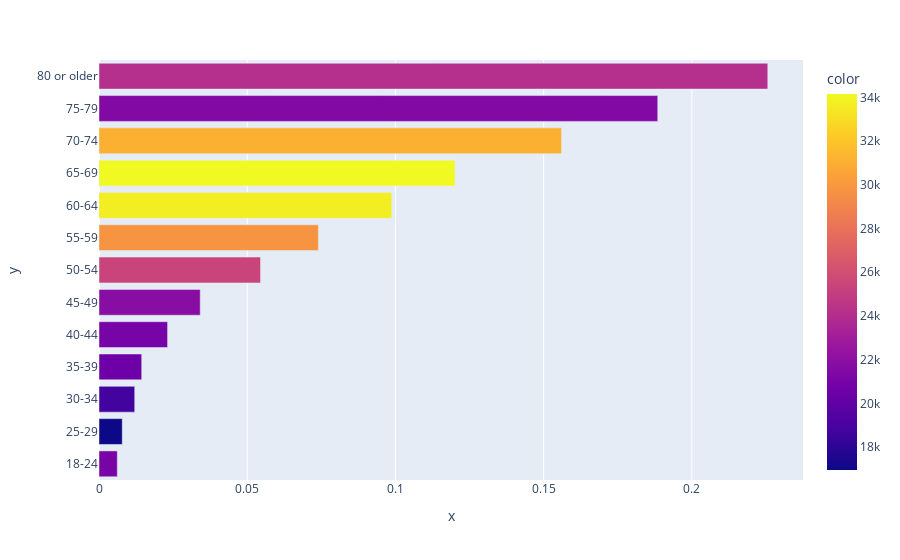

Source (notebook cell):
### Code cell
A1=list(data.groupby('AgeCategory').groups.keys())
B1=[]
C1=[]
for p in A1:
    x=data.loc[(data['AgeCategory']==p),:].loc[data['HeartDisease']=='Yes'].count()['HeartDisease']
    y=data.loc[(data['AgeCategory']==p),].count()['HeartDisease']
    B1+=[x/y]
    C1+=[y]
px.bar(x=B1,y=A1,color=C1)

### Figure 1 — Plotly figure (JSON) as saved in the notebook; plotly's stock layout.template omitted (floating-point values rounded to 4 significant figures)
{"data": [{"hovertemplate": "x=%{x}<br>y=%{y}<br>color=%{marker.color}<extra></extra>", "legendgroup": "", "marker": {"color": [21064, 16955, 18753, 20550, 21006, 21791, 25382, 29757, 33686, 34151, 31065, 21482, 24153], "coloraxis": "coloraxis", "pattern": {"shape": ""}}, "name": "", "orientation": "h", "showlegend": false, "textposition": "auto", "type": "bar", "x": [0.006172, 0.007844, 0.01205, 0.0144, 0.02314, 0.03414, 0.05449, 0.074, 0.09877, 0.1201, 0.156, 0.1885, 0.2256], "xaxis": "x", "y": ["18-24", "25-29", "30-34", "35-39", "40-44", "45-49", "50-54", "55-59", "60-64", "65-69", "70-74", "75-79", "80 or older"], "yaxis": "y"}], "layout": {"barmode": "relative", "coloraxis": {"colorbar": {"title": {"text": "color"}}, "colorscale": [[0, "#0d0887"], [0.1111, "#46039f"], [0.2222, "#7201a8"], [0.3333, "#9c179e"], [0.4444, "#bd3786"], [0.5556, "#d8576b"], [0.6667, "#ed7953"], [0.7778, "#fb9f3a"], [0.8889, "#fdca26"], [1, "#f0f921"]]}, "legend": {"tracegroupgap": 0}, "margin": {"t": 60}, "xaxis": {"anchor": "y", "domain": [0, 1], "title": {"text": "x"}}, "yaxis": {"anchor": "x", "domain": [0, 1], "title": {"text": "y"}}}}
